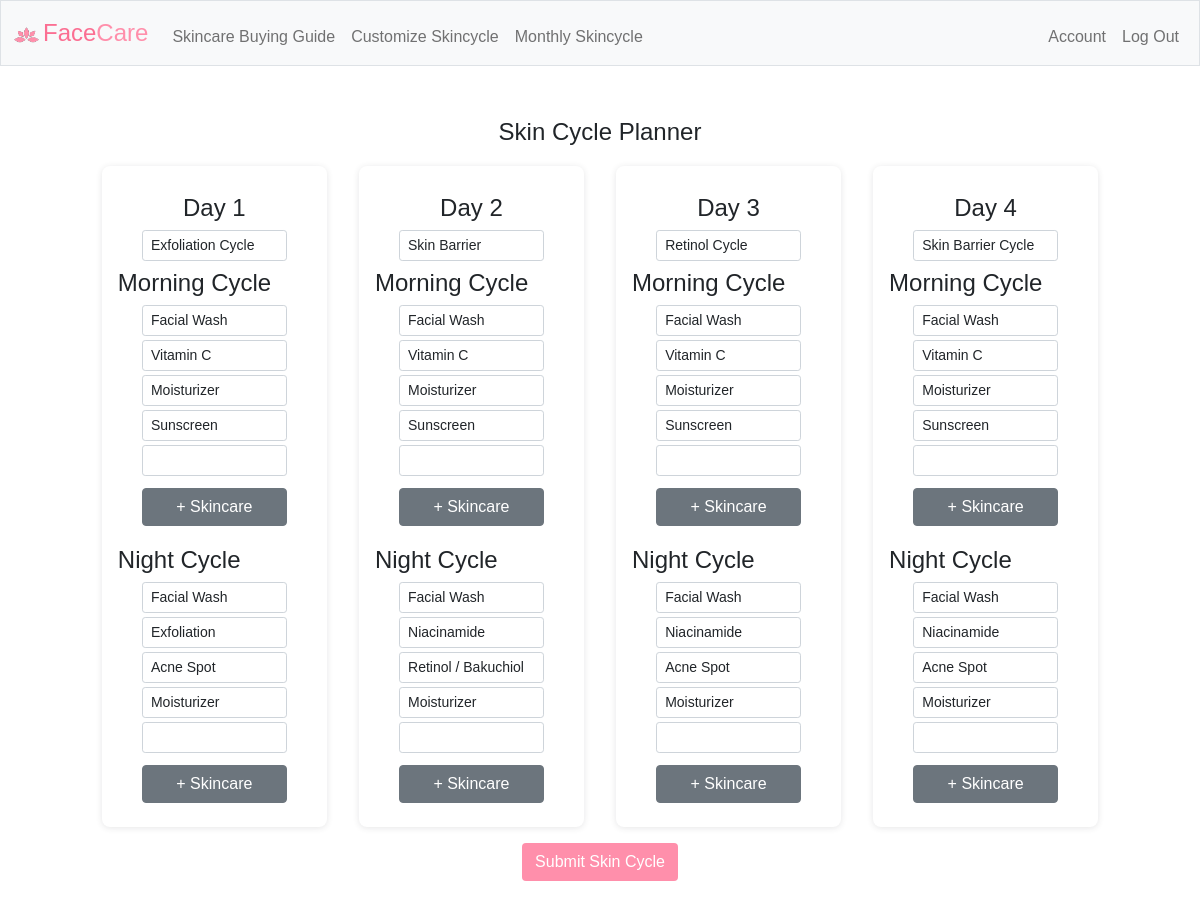
Page /skincycle (signed in) on the committed database.
### tables this page shows
CREATE TABLE "skincareRoutine" (
"user_id" INTEGER NOT NULL,
"skinCycle" INTEGER NOT NULL,
"skincareTime" INTEGER NOT NULL,
"skincarePosition" INTEGER NOT NULL,
"skincareLabel" TEXT NOT NULL,
"skincareName" TEXT NOT NULL,
FOREIGN KEY("user_id") REFERENCES "users"("user_id")
);

### app.py (the view)
@app.route("/skincycle", methods=["GET"])
@login_required
def skincycle():
    cursorSkincycle = con.execute("SELECT * FROM skincareRoutine WHERE user_id = ?", (session["user_id"],))
    getSkincycle = cursorSkincycle.fetchall()
    skincycleLength = [0, 0, 0, 0, 0, 0, 0, 0]
    routineName = []
    mday1 = []
    nday1 = []
    mday2 = []
    nday2 = []
    mday3 = []
    nday3 = []
    mday4 = []
    nday4 = []
    for x in getSkincycle:
        if x[1] == 1 and x[2] == 1 and skincycleLength[0] == 0:
            skincycleLength[0] += 1
            mday1.append(x[5])
            routineName.append(x[4])
        elif x[1] == 1 and x[2] == 1:
            mday1.append(x[5])
            skincycleLength[0] += 1
        elif x[1] == 1 and x[2] == 2:
            nday1.append(x[5])
            skincycleLength[1] += 1
        elif x[1] == 2 and x[2] == 1 and skincycleLength[2] == 0:
            skincycleLength[2] += 1
            mday2.append(x[5])
            routineName.append(x[4])
        elif x[1] == 2 and x[2] == 1:
            mday2.append(x[5])
            skincycleLength[2] += 1
        elif x[1] == 2 and x[2] == 2:
            nday2.append(x[5])
            skincycleLength[3] += 1
        elif x[1] == 3 and x[2] == 1 and skincycleLength[4] == 0:
            skincycleLength[4] += 1
            mday3.append(x[5])
            routineName.append(x[4])
        elif x[1] == 3 and x[2] == 1:
            mday3.append(x[5])
            skincycleLength[4] += 1
        elif x[1] == 3 and x[2] == 2:
            nday3.append(x[5])
            skincycleLength[5] += 1
        elif x[1] == 4 and x[2] == 1 and skincycleLength[6] == 0:
            skincycleLength[6] += 1
            mday4.append(x[5])
            routineName.append(x[4])
        elif x[1] == 4 and x[2] == 1:
            mday4.append(x[5])
            skincycleLength[6] += 1
        elif x[1] == 4 and x[2] == 2:
            nday4.append(x[5])
            skincycleLength[7] += 1
    cursorUser = con.execute("SELECT * FROM faceCondition WHERE user_id = ?", (session["user_id"],))
    getUser = cursorUser.fetchall()
    if len(getSkincycle) != 0:
        return render_template("skincycleEdit.html", user=getUser[0], routineName=routineName, skincycleLength=skincycleLength, mday1=mday1, nday1=nday1, mday2=mday2, nday2=nday2, mday3=mday3, nday3=nday3, mday4=mday4, nday4=nday4)
    else:
        return render_template("skincycle.html", user=getUser[0])

### app.py (called while the page is built)
@app.after_request
def after_request(response):
    response.headers["Cache-Control"] = "no-cache, no-store, must-revalidate"
    response.headers["Expires"] = 0
    response.headers["Pragma"] = "no-cache"
    return response

def login_required(f):
    @wraps(f)
    def decorated_function(*args, **kwargs):
        if session.get("user_id") is None:
            return redirect("/login")
        return f(*args, **kwargs)
    return decorated_function

### templates/skincycleEdit.html (shortened to what this page needs)
{% extends "layout.html" %}
{% block main %}
<div class="container d-flex flex-wrap">
    <div class="head-form w-100">Skin Cycle Planner</div>
    <div class=form-card>
        <div class="head-form">Day 1</div>
        <input class="form-control form-control-sm my-1 w-75 mx-auto" type="text" value="{{ routineName[0] }}" id="label1" required>
        <div class="fs-4 mb-1 mt-1">Morning Cycle</div>
        <div id="mday1-anchor">
            {% for name in mday1 %}
            <input class="form-control form-control-sm my-1 w-75 mx-auto" type="text" value="{{ name }}" id="mday1" required>
            {% endfor %}
            {% if skincycleLength[0] <= 4 %}
            <input class="form-control form-control-sm my-1 w-75 mx-auto" type="text" value="" id="mday1">
            {% endif %}
        </div>
        <div class="w-100 d-flex">
            <button class="btn btn-secondary mx-auto w-75 mt-2" onclick="addMore(`mday1`)">+ Skincare</button>
        </div>
        <div class="fs-4 mb-1 mt-3">Night Cycle</div>
        <div id="nday1-anchor">
            {% for name in nday1 %}
            <input class="form-control form-control-sm my-1 w-75 mx-auto" type="text" value="{{ name }}" id="nday1" required>
            {% endfor %}
            {% if skincycleLength[1] <= 4 %}
            <input class="form-control form-control-sm my-1 w-75 mx-auto" type="text" value="" id="nday1">
            {% endif %}
        </div>
        <div class="w-100 d-flex">
            <button class="btn btn-secondary mx-auto w-75 mt-2" onclick="addMore(`nday1`)">+ Skincare</button>
        </div>
    </div>
    <div class=form-card>
        <div class="head-form">Day 2</div>
        <input class="form-control form-control-sm my-1 w-75 mx-auto" type="text" value="{{ routineName[1] }}" id="label2" required>
        <div class="fs-4 mb-1 mt-1">Morning Cycle</div>
        <div id="mday2-anchor">
            {% for name in mday2 %}
            <input class="form-control form-control-sm my-1 w-75 mx-auto" type="text" value="{{ name }}" id="mday2" required>
            {% endfor %}
            {% if skincycleLength[2] <= 4 %}
            <input class="form-control form-control-sm my-1 w-75 mx-auto" type="text" value="" id="mday2">
            {% endif %}
        </div>
        <div class="w-100 d-flex">
            <button class="btn btn-secondary mx-auto w-75 mt-2" onclick="addMore(`mday2`)">+ Skincare</button>
        </div>
        <div class="fs-4 mb-1 mt-3">Night Cycle</div>
        <div id="nday2-anchor">
            {% for name in nday2 %}
            <input class="form-control form-control-sm my-1 w-75 mx-auto" type="text" value="{{ name }}" id="nday2" required>
            {% endfor %}
            {% if skincycleLength[3] <= 4 %}
            <input class="form-control form-control-sm my-1 w-75 mx-auto" type="text" value="" id="nday2">
            {% endif %}
        </div>
        <div class="w-100 d-flex">
            <button class="btn btn-secondary mx-auto w-75 mt-2" onclick="addMore(`nday2`)">+ Skincare</button>
        </div>
    </div>
    <div class=form-card>
        <div class="head-form">Day 3</div>
        <input class="form-control form-control-sm my-1 w-75 mx-auto" type="text" value="{{ routineName[2] }}" id="label3" required>
        <div class="fs-4 mb-1 mt-1">Morning Cycle</div>
        <div id="mday3-anchor">
            {% for name in mday3 %}
            <input class="form-control form-control-sm my-1 w-75 mx-auto" type="text" value="{{ name }}" id="mday3" required>
            {% endfor %}
            {% if skincycleLength[4] <= 4 %}
            <input class="form-control form-control-sm my-1 w-75 mx-auto" type="text" value="" id="mday3">
            {% endif %}
        </div>
        <div class="w-100 d-flex">
            <button class="btn btn-secondary mx-auto w-75 mt-2" onclick="addMore(`mday3`)">+ Skincare</button>
        </div>
        <div class="fs-4 mb-1 mt-3">Night Cycle</div>
        <div id="nday3-anchor">
            {% for name in nday3 %}
            <input class="form-control form-control-sm my-1 w-75 mx-auto" type="text" value="{{ name }}" id="nday3" required>
            {% endfor %}
            {% if skincycleLength[5] <= 4 %}
            <input class="form-control form-control-sm my-1 w-75 mx-auto" type="text" value="" id="nday3">
            {% endif %}
        </div>
        <div class="w-100 d-flex">
            <button class="btn btn-secondary mx-auto w-75 mt-2" onclick="addMore(`nday3`)">+ Skincare</button>
        </div>
    </div>
    <div class=form-card>
        <div class="head-form">Day 4</div>
        <input class="form-control form-control-sm my-1 w-75 mx-auto" type="text" value="{{ routineName[3] }}" id="label4" required>
        <div class="fs-4 mb-1 mt-1">Morning Cycle</div>
        <div id="mday4-anchor">
            {% for name in mday4 %}
            <input class="form-control form-control-sm my-1 w-75 mx-auto" type="text" value="{{ name }}" id="mday4" required>
            {% endfor %}
            {% if skincycleLength[6] <= 4 %}
            <input class="form-control form-control-sm my-1 w-75 mx-auto" type="text" value="" id="mday4">
            {% endif %}
        </div>
        <div class="w-100 d-flex">
            <button class="btn btn-secondary mx-auto w-75 mt-2" onclick="addMore(`mday4`)">+ Skincare</button>
        </div>
        <div class="fs-4 mb-1 mt-3">Night Cycle</div>
        <div id="nday4-anchor">
            {% for name in nday4 %}
            <input class="form-control form-control-sm my-1 w-75 mx-auto" type="text" value="{{ name }}" id="nday4" required>
            {% endfor %}
            {% if skincycleLength[7] <= 4 %}
            <input class="form-control form-control-sm my-1 w-75 mx-auto" type="text" value="" id="nday4">
            {% endif %}
        </div>
        <div class="w-100 d-flex">
            <button class="btn btn-secondary mx-auto w-75 mt-2" onclick="addMore(`nday4`)">+ Skincare</button>
        </div>
    </div>
</div>
<div class="container">
    <button id="submitSkincycleBtn" class="btn tbl-pink mx-auto">Submit Skin Cycle</button>
</div>
{% endblock %}

### templates/layout.html (shortened to what this page needs)
<!DOCTYPE html>
<html lang="en">
    <head>
        <link href="https://cdn.jsdelivr.net/npm/bootstrap@5.1.3/dist/css/bootstrap.min.css" rel="stylesheet">
        <link href="/static/styles.css" rel="stylesheet">
    </head>
    <body>
        <nav class="bg-light border navbar navbar-expand-md navbar-light">
            <div class="container-fluid">
                <a class="navbar-brand nav-title" href="/"><img class="logo-navbar" src="/static/images/lotus-logo.png" ><span class="hardPink">Face</span><span class="softPink">Care</span></a>
                <div class="collapse navbar-collapse" id="navbar">
                    {% if session["user_id"] %}
                        <ul class="navbar-nav me-auto mt-2">
                            <li class="nav-item"><a class="nav-link" href="/skincareGuide">Skincare Buying Guide</a></li>
                            <li class="nav-item"><a class="nav-link" href="/skincycle">Customize Skincycle</a></li>
                            <li class="nav-item"><a class="nav-link" href="/history">Monthly Skincycle</a></li>
                        </ul>
                        <ul class="navbar-nav ms-auto mt-2">
                            <li class="nav-item"><a class="nav-link" href="/account">Account</a></li>
                            <li class="nav-item"><a class="nav-link" href="/logout">Log Out</a></li>
                        </ul>
                    {% else %}
                        <ul class="navbar-nav ms-auto mt-2">
                            <li class="nav-item"><a class="nav-link" href="/register">Register</a></li>
                            <li class="nav-item"><a class="nav-link" href="/login">Log In</a></li>
                        </ul>
                    {% endif %}
                </div>
            </div>
        </nav>
        <main class="container-fluid py-5">
            {% block main %}{% endblock %}
        </main>
    </body>
</html>

### static/styles.css (style rules this page uses)
* { font-family: 'Montserrat', sans-serif; }
.nav-title { font-weight: 501; font-size: 1.5rem; }
.hardPink { color: #fb6f92; }
.softPink { color: #ff8fab; }
.tbl-pink { color: white !important; background-color: #ff8fab; }
.logo-navbar { width: 27px; height: 27px; margin-right: 3px; }
body { background-color: #fff; color: #212529; font-size: 1rem; font-weight: 400; line-height: 1.5; margin: 0; text-align: left; }
.container { margin-left: auto; margin-right: auto; padding-left: 15px; padding-right: 15px; text-align: center; width: 90%; }
.head-form { text-align: center; font-size: 1.5rem; }
.form-card { border-radius: 8px; box-shadow: 0 1px 6px 0 var(--color-shadow,rgba(49,53,59,0.12)); background-color: var(--color-card,#FFFFFF); cursor: default; padding: 24px 16px 24px 16px; text-align: left; max-width: 45%; margin: 16px; }
.container > .form-card { flex: 19%; }

### rows in the picture
skincareRoutine: skincareLabel "Exfoliation Cycle", skincareName "Facial Wash"
skincareRoutine: skincareName "Vitamin C"
skincareRoutine: skincareName "Moisturizer"
skincareRoutine: skincareName "Sunscreen"
skincareRoutine: skincareName "Facial Wash"
skincareRoutine: skincareName "Exfoliation"
skincareRoutine: skincareName "Acne Spot"
skincareRoutine: skincareName "Moisturizer"
skincareRoutine: skincareLabel "Skin Barrier", skincareName "Facial Wash"
skincareRoutine: skincareName "Vitamin C"
skincareRoutine: skincareName "Moisturizer"
skincareRoutine: skincareName "Sunscreen"
skincareRoutine: skincareName "Facial Wash"
skincareRoutine: skincareName "Niacinamide"
skincareRoutine: skincareName "Retinol / Bakuchiol"
skincareRoutine: skincareName "Moisturizer"
skincareRoutine: skincareLabel "Retinol Cycle", skincareName "Facial Wash"
skincareRoutine: skincareName "Vitamin C"
skincareRoutine: skincareName "Moisturizer"
skincareRoutine: skincareName "Sunscreen"
skincareRoutine: skincareName "Facial Wash"
skincareRoutine: skincareName "Niacinamide"
skincareRoutine: skincareName "Acne Spot"
skincareRoutine: skincareName "Moisturizer"
skincareRoutine: skincareLabel "Skin Barrier Cycle", skincareName "Facial Wash"
skincareRoutine: skincareName "Vitamin C"
skincareRoutine: skincareName "Moisturizer"
skincareRoutine: skincareName "Sunscreen"
skincareRoutine: skincareName "Facial Wash"
skincareRoutine: skincareName "Niacinamide"
skincareRoutine: skincareName "Acne Spot"
skincareRoutine: skincareName "Moisturizer"
